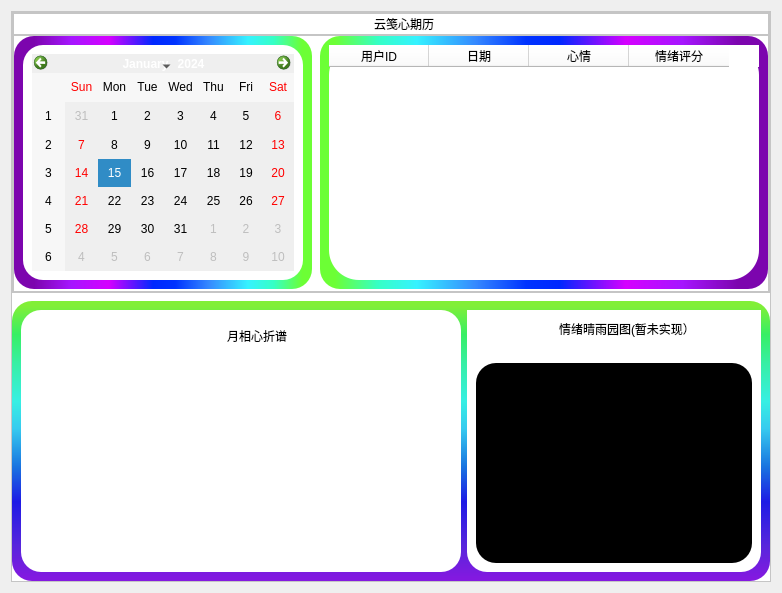
<?xml version='1.0' encoding='UTF-8'?>
<ui version="4.0">
 <class>MoodCalendarWindow</class>
 <widget class="QWidget" name="MoodCalendarWindow">
  <property name="geometry">
   <rect>
    <x>0</x>
    <y>0</y>
    <width>782</width>
    <height>593</height>
   </rect>
  </property>
  <property name="windowTitle">
   <string>Form</string>
  </property>
  <layout class="QVBoxLayout" name="verticalLayout">
   <item>
    <widget class="QFrame" name="frame">
     <property name="styleSheet">
      <string notr="true">background-color: rgb(255, 255, 255);</string>
     </property>
     <property name="frameShape">
      <enum>QFrame::StyledPanel</enum>
     </property>
     <property name="frameShadow">
      <enum>QFrame::Raised</enum>
     </property>
     <layout class="QVBoxLayout" name="verticalLayout_2">
      <property name="spacing">
       <number>8</number>
      </property>
      <property name="leftMargin">
       <number>0</number>
      </property>
      <property name="topMargin">
       <number>0</number>
      </property>
      <property name="rightMargin">
       <number>0</number>
      </property>
      <property name="bottomMargin">
       <number>0</number>
      </property>
      <item>
       <widget class="QFrame" name="frame_2">
        <property name="sizePolicy">
         <sizepolicy hsizetype="Preferred" vsizetype="Expanding">
          <horstretch>0</horstretch>
          <verstretch>1</verstretch>
         </sizepolicy>
        </property>
        <property name="frameShape">
         <enum>QFrame::StyledPanel</enum>
        </property>
        <property name="frameShadow">
         <enum>QFrame::Raised</enum>
        </property>
        <layout class="QVBoxLayout" name="verticalLayout_6">
         <property name="spacing">
          <number>0</number>
         </property>
         <property name="leftMargin">
          <number>0</number>
         </property>
         <property name="topMargin">
          <number>0</number>
         </property>
         <property name="rightMargin">
          <number>0</number>
         </property>
         <property name="bottomMargin">
          <number>0</number>
         </property>
         <item>
          <layout class="QVBoxLayout" name="verticalLayout_5">
           <item>
            <widget class="QFrame" name="frame_5">
             <property name="sizePolicy">
              <sizepolicy hsizetype="Preferred" vsizetype="Expanding">
               <horstretch>1</horstretch>
               <verstretch>0</verstretch>
              </sizepolicy>
             </property>
             <property name="frameShape">
              <enum>QFrame::StyledPanel</enum>
             </property>
             <property name="frameShadow">
              <enum>QFrame::Raised</enum>
             </property>
             <layout class="QHBoxLayout" name="horizontalLayout_2">
              <property name="spacing">
               <number>0</number>
              </property>
              <property name="leftMargin">
               <number>0</number>
              </property>
              <property name="topMargin">
               <number>0</number>
              </property>
              <property name="rightMargin">
               <number>0</number>
              </property>
              <property name="bottomMargin">
               <number>0</number>
              </property>
              <item>
               <layout class="QHBoxLayout" name="horizontalLayout_13">
                <property name="spacing">
                 <number>0</number>
                </property>
                <item>
                 <spacer name="horizontalSpacer_7">
                  <property name="orientation">
                   <enum>Qt::Horizontal</enum>
                  </property>
                  <property name="sizeHint" stdset="0">
                   <size>
                    <width>40</width>
                    <height>20</height>
                   </size>
                  </property>
                 </spacer>
                </item>
                <item>
                 <layout class="QHBoxLayout" name="horizontalLayout_6">
                  <property name="spacing">
                   <number>0</number>
                  </property>
                  <item>
                   <widget class="QLabel" name="label_2">
                    <property name="sizePolicy">
                     <sizepolicy hsizetype="Minimum" vsizetype="Expanding">
                      <horstretch>2</horstretch>
                      <verstretch>0</verstretch>
                     </sizepolicy>
                    </property>
                    <property name="minimumSize">
                     <size>
                      <width>25</width>
                      <height>0</height>
                     </size>
                    </property>
                    <property name="maximumSize">
                     <size>
                      <width>50</width>
                      <height>16777215</height>
                     </size>
                    </property>
                    <property name="styleSheet">
                     <string notr="true">image: url(:/icons/res1/icons/mood_cal.png);

font: 15pt "Agency FB";</string>
                    </property>
                    <property name="text">
                     <string />
                    </property>
                   </widget>
                  </item>
                  <item alignment="Qt::AlignHCenter">
                   <widget class="QLabel" name="label_4">
                    <property name="sizePolicy">
                     <sizepolicy hsizetype="Expanding" vsizetype="Expanding">
                      <horstretch>1</horstretch>
                      <verstretch>0</verstretch>
                     </sizepolicy>
                    </property>
                    <property name="styleSheet">
                     <string notr="true">font: 700 12pt "Agency FB";</string>
                    </property>
                    <property name="text">
                     <string>云笺心期历</string>
                    </property>
                   </widget>
                  </item>
                 </layout>
                </item>
                <item>
                 <spacer name="horizontalSpacer_8">
                  <property name="orientation">
                   <enum>Qt::Horizontal</enum>
                  </property>
                  <property name="sizeHint" stdset="0">
                   <size>
                    <width>40</width>
                    <height>20</height>
                   </size>
                  </property>
                 </spacer>
                </item>
               </layout>
              </item>
             </layout>
            </widget>
           </item>
           <item>
            <widget class="QFrame" name="frame_4">
             <property name="sizePolicy">
              <sizepolicy hsizetype="Preferred" vsizetype="Expanding">
               <horstretch>0</horstretch>
               <verstretch>5</verstretch>
              </sizepolicy>
             </property>
             <property name="frameShape">
              <enum>QFrame::StyledPanel</enum>
             </property>
             <property name="frameShadow">
              <enum>QFrame::Raised</enum>
             </property>
             <layout class="QHBoxLayout" name="horizontalLayout">
              <property name="spacing">
               <number>8</number>
              </property>
              <property name="leftMargin">
               <number>0</number>
              </property>
              <property name="topMargin">
               <number>0</number>
              </property>
              <property name="rightMargin">
               <number>0</number>
              </property>
              <property name="bottomMargin">
               <number>2</number>
              </property>
              <item>
               <widget class="QFrame" name="frame_6">
                <property name="sizePolicy">
                 <sizepolicy hsizetype="Expanding" vsizetype="Preferred">
                  <horstretch>2</horstretch>
                  <verstretch>1</verstretch>
                 </sizepolicy>
                </property>
                <property name="styleSheet">
                 <string notr="true">#frame_6{
	background-color: qlineargradient(spread:pad, x1:0, y1:0, x2:1, y2:0, stop:0.0681818 rgba(124, 5, 174, 255), stop:0.193182 rgba(166, 22, 255, 255), stop:0.318182 rgba(213, 0, 255, 255), stop:0.465909 rgba(0, 40, 255, 255), stop:0.539773 rgba(0, 51, 255, 255), stop:0.653409 rgba(53, 137, 255, 255), stop:0.784091 rgba(53, 242, 255, 255), stop:0.869318 rgba(53, 255, 198, 255), stop:0.965909 rgba(108, 255, 53, 255));
	border-radius:20px;
}</string>
                </property>
                <property name="frameShape">
                 <enum>QFrame::StyledPanel</enum>
                </property>
                <property name="frameShadow">
                 <enum>QFrame::Raised</enum>
                </property>
                <layout class="QVBoxLayout" name="verticalLayout_7">
                 <item>
                  <widget class="QFrame" name="frame_8">
                   <property name="styleSheet">
                    <string notr="true">border-radius:20px;</string>
                   </property>
                   <property name="frameShape">
                    <enum>QFrame::StyledPanel</enum>
                   </property>
                   <property name="frameShadow">
                    <enum>QFrame::Raised</enum>
                   </property>
                   <layout class="QVBoxLayout" name="verticalLayout_3">
                    <item>
                     <widget class="QCalendarWidget" name="calendarWidget">
                      <property name="accessibleDescription">
                       <string />
                      </property>
                      <property name="styleSheet">
                       <string notr="true">border-top-color: rgb(85, 85, 127);
background-color: rgb(239, 239, 239);</string>
                      </property>
                      <property name="firstDayOfWeek">
                       <enum>Qt::Sunday</enum>
                      </property>
                      <property name="gridVisible">
                       <bool>false</bool>
                      </property>
                     </widget>
                    </item>
                   </layout>
                  </widget>
                 </item>
                </layout>
               </widget>
              </item>
              <item>
               <widget class="QFrame" name="frame_7">
                <property name="sizePolicy">
                 <sizepolicy hsizetype="Expanding" vsizetype="Preferred">
                  <horstretch>3</horstretch>
                  <verstretch>0</verstretch>
                 </sizepolicy>
                </property>
                <property name="styleSheet">
                 <string notr="true">
#frame_7{
	background-color: qlineargradient(spread:pad, x1:0, y1:0, x2:1, y2:0, stop:0.0340909 rgba(108, 255, 53, 255), stop:0.130682 rgba(53, 255, 198, 255), stop:0.215909 rgba(53, 242, 255, 255), stop:0.346591 rgba(53, 137, 255, 255), stop:0.460227 rgba(0, 51, 255, 255), stop:0.534091 rgba(0, 40, 255, 255), stop:0.681818 rgba(213, 0, 255, 255), stop:0.806818 rgba(166, 22, 255, 255), stop:0.931818 rgba(124, 5, 174, 255));
border-radius:20px;
}</string>
                </property>
                <property name="frameShape">
                 <enum>QFrame::StyledPanel</enum>
                </property>
                <property name="frameShadow">
                 <enum>QFrame::Raised</enum>
                </property>
                <layout class="QVBoxLayout" name="verticalLayout_4">
                 <item>
                  <widget class="QTableWidget" name="annou_info_tableWidget">
                   <property name="styleSheet">
                    <string notr="true">background-color: rgb(255, 255, 255);
border-radius:30px;</string>
                   </property>
                   <column>
                    <property name="text">
                     <string>用户ID</string>
                    </property>
                   </column>
                   <column>
                    <property name="text">
                     <string>日期</string>
                    </property>
                   </column>
                   <column>
                    <property name="text">
                     <string>心情</string>
                    </property>
                   </column>
                   <column>
                    <property name="text">
                     <string>情绪评分</string>
                    </property>
                   </column>
                  </widget>
                 </item>
                </layout>
               </widget>
              </item>
             </layout>
            </widget>
           </item>
          </layout>
         </item>
        </layout>
       </widget>
      </item>
      <item>
       <widget class="QFrame" name="frame_3">
        <property name="sizePolicy">
         <sizepolicy hsizetype="Preferred" vsizetype="Expanding">
          <horstretch>0</horstretch>
          <verstretch>1</verstretch>
         </sizepolicy>
        </property>
        <property name="styleSheet">
         <string notr="true">
background-color: qlineargradient(spread:pad, x1:0, y1:1, x2:0, y2:0, stop:0.0113636 rgba(131, 25, 224, 255), stop:0.125 rgba(88, 38, 220, 255), stop:0.284091 rgba(30, 27, 229, 255), stop:0.409091 rgba(25, 116, 224, 255), stop:0.545455 rgba(55, 203, 239, 255), stop:0.642045 rgba(55, 239, 227, 255), stop:0.778409 rgba(55, 239, 164, 255), stop:0.880682 rgba(55, 239, 100, 255), stop:0.982955 rgba(129, 239, 55, 255));
border-radius:20px;</string>
        </property>
        <property name="frameShape">
         <enum>QFrame::StyledPanel</enum>
        </property>
        <property name="frameShadow">
         <enum>QFrame::Raised</enum>
        </property>
        <layout class="QHBoxLayout" name="horizontalLayout_5">
         <item>
          <widget class="QFrame" name="frame_9">
           <property name="sizePolicy">
            <sizepolicy hsizetype="Expanding" vsizetype="Preferred">
             <horstretch>3</horstretch>
             <verstretch>0</verstretch>
            </sizepolicy>
           </property>
           <property name="styleSheet">
            <string notr="true">background-color: rgb(255, 255, 255);</string>
           </property>
           <property name="frameShape">
            <enum>QFrame::StyledPanel</enum>
           </property>
           <property name="frameShadow">
            <enum>QFrame::Raised</enum>
           </property>
           <layout class="QVBoxLayout" name="verticalLayout_8">
            <item>
             <widget class="QFrame" name="frame_11">
              <property name="sizePolicy">
               <sizepolicy hsizetype="Preferred" vsizetype="Expanding">
                <horstretch>1</horstretch>
                <verstretch>1</verstretch>
               </sizepolicy>
              </property>
              <property name="frameShape">
               <enum>QFrame::StyledPanel</enum>
              </property>
              <property name="frameShadow">
               <enum>QFrame::Raised</enum>
              </property>
              <layout class="QHBoxLayout" name="horizontalLayout_3">
               <property name="spacing">
                <number>0</number>
               </property>
               <property name="leftMargin">
                <number>0</number>
               </property>
               <property name="topMargin">
                <number>0</number>
               </property>
               <property name="rightMargin">
                <number>0</number>
               </property>
               <property name="bottomMargin">
                <number>0</number>
               </property>
               <item>
                <layout class="QHBoxLayout" name="horizontalLayout_15">
                 <property name="spacing">
                  <number>0</number>
                 </property>
                 <item>
                  <spacer name="horizontalSpacer_11">
                   <property name="orientation">
                    <enum>Qt::Horizontal</enum>
                   </property>
                   <property name="sizeHint" stdset="0">
                    <size>
                     <width>40</width>
                     <height>20</height>
                    </size>
                   </property>
                  </spacer>
                 </item>
                 <item>
                  <layout class="QHBoxLayout" name="horizontalLayout_8">
                   <property name="spacing">
                    <number>6</number>
                   </property>
                   <item>
                    <widget class="QLabel" name="label_6">
                     <property name="sizePolicy">
                      <sizepolicy hsizetype="Minimum" vsizetype="Expanding">
                       <horstretch>2</horstretch>
                       <verstretch>0</verstretch>
                      </sizepolicy>
                     </property>
                     <property name="minimumSize">
                      <size>
                       <width>25</width>
                       <height>0</height>
                      </size>
                     </property>
                     <property name="maximumSize">
                      <size>
                       <width>50</width>
                       <height>16777215</height>
                      </size>
                     </property>
                     <property name="styleSheet">
                      <string notr="true">image: url(:/icons/res1/icons/mood_cal.png);
image: url(:/icons/res1/icons/line_chart.png);
font: 15pt "Agency FB";</string>
                     </property>
                     <property name="text">
                      <string />
                     </property>
                    </widget>
                   </item>
                   <item alignment="Qt::AlignHCenter">
                    <widget class="QLabel" name="label_7">
                     <property name="sizePolicy">
                      <sizepolicy hsizetype="Expanding" vsizetype="Expanding">
                       <horstretch>1</horstretch>
                       <verstretch>0</verstretch>
                      </sizepolicy>
                     </property>
                     <property name="styleSheet">
                      <string notr="true">font: 700 12pt "Agency FB";</string>
                     </property>
                     <property name="text">
                      <string>月相心折谱</string>
                     </property>
                    </widget>
                   </item>
                  </layout>
                 </item>
                 <item>
                  <spacer name="horizontalSpacer_12">
                   <property name="orientation">
                    <enum>Qt::Horizontal</enum>
                   </property>
                   <property name="sizeHint" stdset="0">
                    <size>
                     <width>40</width>
                     <height>20</height>
                    </size>
                   </property>
                  </spacer>
                 </item>
                </layout>
               </item>
              </layout>
             </widget>
            </item>
            <item>
             <widget class="QFrame" name="frame_15">
              <property name="sizePolicy">
               <sizepolicy hsizetype="Preferred" vsizetype="Expanding">
                <horstretch>0</horstretch>
                <verstretch>6</verstretch>
               </sizepolicy>
              </property>
              <property name="frameShape">
               <enum>QFrame::StyledPanel</enum>
              </property>
              <property name="frameShadow">
               <enum>QFrame::Raised</enum>
              </property>
              <layout class="QVBoxLayout" name="verticalLayout_9">
               <property name="leftMargin">
                <number>0</number>
               </property>
               <property name="topMargin">
                <number>0</number>
               </property>
               <property name="rightMargin">
                <number>0</number>
               </property>
               <property name="bottomMargin">
                <number>0</number>
               </property>
               <item>
                <widget class="QWidget" name="mood_line_widget" native="true">
                 <property name="styleSheet">
                  <string notr="true" />
                 </property>
                </widget>
               </item>
              </layout>
             </widget>
            </item>
           </layout>
          </widget>
         </item>
         <item>
          <widget class="QFrame" name="frame_10">
           <property name="sizePolicy">
            <sizepolicy hsizetype="Expanding" vsizetype="Preferred">
             <horstretch>2</horstretch>
             <verstretch>0</verstretch>
            </sizepolicy>
           </property>
           <property name="styleSheet">
            <string notr="true">background-color: rgb(255, 255, 255);</string>
           </property>
           <property name="frameShape">
            <enum>QFrame::StyledPanel</enum>
           </property>
           <property name="frameShadow">
            <enum>QFrame::Raised</enum>
           </property>
           <layout class="QVBoxLayout" name="verticalLayout_10">
            <property name="leftMargin">
             <number>0</number>
            </property>
            <property name="topMargin">
             <number>0</number>
            </property>
            <property name="rightMargin">
             <number>0</number>
            </property>
            <item>
             <widget class="QFrame" name="frame_12">
              <property name="sizePolicy">
               <sizepolicy hsizetype="Preferred" vsizetype="Expanding">
                <horstretch>1</horstretch>
                <verstretch>1</verstretch>
               </sizepolicy>
              </property>
              <property name="frameShape">
               <enum>QFrame::StyledPanel</enum>
              </property>
              <property name="frameShadow">
               <enum>QFrame::Raised</enum>
              </property>
              <layout class="QHBoxLayout" name="horizontalLayout_4">
               <item>
                <layout class="QHBoxLayout" name="horizontalLayout_16">
                 <property name="spacing">
                  <number>0</number>
                 </property>
                 <item>
                  <spacer name="horizontalSpacer_13">
                   <property name="orientation">
                    <enum>Qt::Horizontal</enum>
                   </property>
                   <property name="sizeHint" stdset="0">
                    <size>
                     <width>40</width>
                     <height>20</height>
                    </size>
                   </property>
                  </spacer>
                 </item>
                 <item>
                  <layout class="QHBoxLayout" name="horizontalLayout_9">
                   <property name="spacing">
                    <number>0</number>
                   </property>
                   <item>
                    <widget class="QLabel" name="label_8">
                     <property name="sizePolicy">
                      <sizepolicy hsizetype="Minimum" vsizetype="Expanding">
                       <horstretch>2</horstretch>
                       <verstretch>0</verstretch>
                      </sizepolicy>
                     </property>
                     <property name="minimumSize">
                      <size>
                       <width>25</width>
                       <height>0</height>
                      </size>
                     </property>
                     <property name="maximumSize">
                      <size>
                       <width>50</width>
                       <height>16777215</height>
                      </size>
                     </property>
                     <property name="styleSheet">
                      <string notr="true">image: url(:/icons/res1/icons/mood_cal.png);
image: url(:/icons/res1/icons/flowers.png);
font: 15pt "Agency FB";</string>
                     </property>
                     <property name="text">
                      <string />
                     </property>
                    </widget>
                   </item>
                   <item alignment="Qt::AlignHCenter">
                    <widget class="QLabel" name="label_9">
                     <property name="sizePolicy">
                      <sizepolicy hsizetype="Expanding" vsizetype="Expanding">
                       <horstretch>1</horstretch>
                       <verstretch>0</verstretch>
                      </sizepolicy>
                     </property>
                     <property name="styleSheet">
                      <string notr="true">font: 700 12pt "Agency FB";</string>
                     </property>
                     <property name="text">
                      <string>情绪晴雨园图(暂未实现）</string>
                     </property>
                    </widget>
                   </item>
                  </layout>
                 </item>
                 <item>
                  <spacer name="horizontalSpacer_14">
                   <property name="orientation">
                    <enum>Qt::Horizontal</enum>
                   </property>
                   <property name="sizeHint" stdset="0">
                    <size>
                     <width>40</width>
                     <height>20</height>
                    </size>
                   </property>
                  </spacer>
                 </item>
                </layout>
               </item>
              </layout>
             </widget>
            </item>
            <item>
             <widget class="QFrame" name="frame_14">
              <property name="sizePolicy">
               <sizepolicy hsizetype="Preferred" vsizetype="Expanding">
                <horstretch>0</horstretch>
                <verstretch>6</verstretch>
               </sizepolicy>
              </property>
              <property name="frameShape">
               <enum>QFrame::StyledPanel</enum>
              </property>
              <property name="frameShadow">
               <enum>QFrame::Raised</enum>
              </property>
              <layout class="QVBoxLayout" name="verticalLayout_11">
               <property name="bottomMargin">
                <number>0</number>
               </property>
               <item>
                <widget class="QWidget" name="widget_2" native="true">
                 <property name="styleSheet">
                  <string notr="true">background-color: rgb(0, 0, 0);</string>
                 </property>
                </widget>
               </item>
              </layout>
             </widget>
            </item>
           </layout>
          </widget>
         </item>
        </layout>
       </widget>
      </item>
     </layout>
    </widget>
   </item>
  </layout>
 </widget>
 <resources>
  <include location="res1.qrc" />
 </resources>
 <connections />
</ui>
